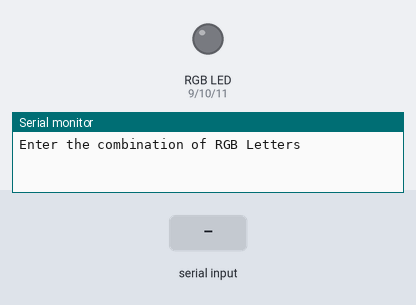
Simulated run of this sketch. Board: Arduino Uno, built with avr-gcc and run on an emulated ATmega328P. Parts: an RGB LED mixed from three pins (HIGH = lit), the last lines printed to the serial monitor. The inputs (shaded band) are chosen by the test bench.

Above: at 1.2 s.
1.3 s: "R" received over Serial
At 1.9 s:
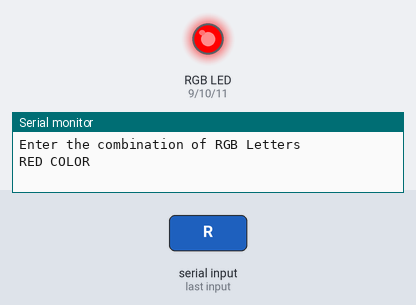
2.8 s: "G" received over Serial
At 4.0 s:
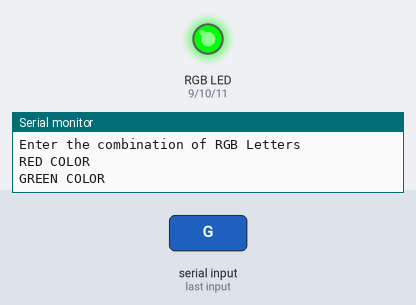
4.3 s: "B" received over Serial
At 5.3 s:
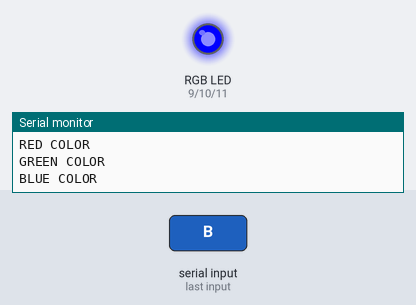
Timing chart, 0 to 7.3 s (numbered marks = the images above; inputs shaded):
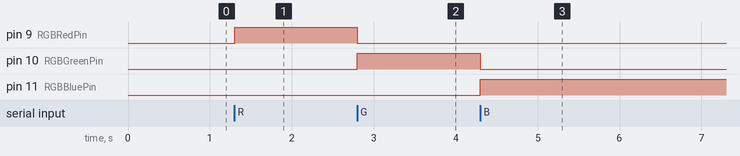

Measured:
- after the input at 1.3 s, pin 9 (RGBRedPin): LOW → HIGH at once
- after the input at 2.8 s, pin 9 (RGBRedPin): HIGH → LOW at once; pin 10 (RGBGreenPin): LOW → HIGH at once
- after the input at 4.3 s, pin 10 (RGBGreenPin): HIGH → LOW at once; pin 11 (RGBBluePin): LOW → HIGH at once

The sketch:

lab_3_level_41.ino
```cpp
//LEVEL 3 LEVEL 4
//Date:2023-01-29
//NAME: PRANAV BHAVSAR

int RGBRedPin = 9; //The red RGB LED is connected to pin 9 of the Arduino.
int RGBGreenPin = 10; //The green RGB LED is connected to pin 10 of the Arduino.
int RGBBluePin = 11; //The blue RGB LED is connected to pin 11 of the Arduino.
int initialValue = 0;
void setup() { //The Setup function runs once.
  Serial.begin(9600);
  pinMode(RGBRedPin, OUTPUT); //Setup red RGB LED pin as an output pin.
  pinMode(RGBGreenPin, OUTPUT); //Setup green RGB LED pin as an output pin.
  pinMode(RGBBluePin, OUTPUT); //Setup blue RGB LED pin as an output pin
  Serial.println("Enter the combination of RGB Letters");
}

void loop(){ // this loop runs forever

  if (Serial.available() > 0){
    for(int i = 0; i < Serial.available(); i++){
      initialValue = Serial.read();
      //FOR RED COLOR
      if(initialValue == 'R'){
        Serial.println("RED COLOR");
        digitalWrite(RGBRedPin,HIGH);
        digitalWrite(RGBGreenPin,LOW);
        digitalWrite(RGBBluePin,LOW);
        delay(1000);
        //FOR GREEN COLOR
      }else if(initialValue == 'G'){
        Serial.println("GREEN COLOR");
        digitalWrite(RGBGreenPin,HIGH);
        digitalWrite(RGBRedPin,LOW);
        digitalWrite(RGBBluePin,LOW);
        delay(1000);
        //FOR BLUE COLOR
      }else if(initialValue == 'B') {
        Serial.println("BLUE COLOR");
        digitalWrite(RGBBluePin,HIGH);
        digitalWrite(RGBGreenPin,LOW);
        digitalWrite(RGBRedPin,LOW);
        delay(1000);
        //NOT ENTERED THE CORRECT COMBINATION !!
      }else{
        Serial.println("PLEASE ENTER THE CORRECT COMBINATION :)");
      }
    }
  }
}
```
